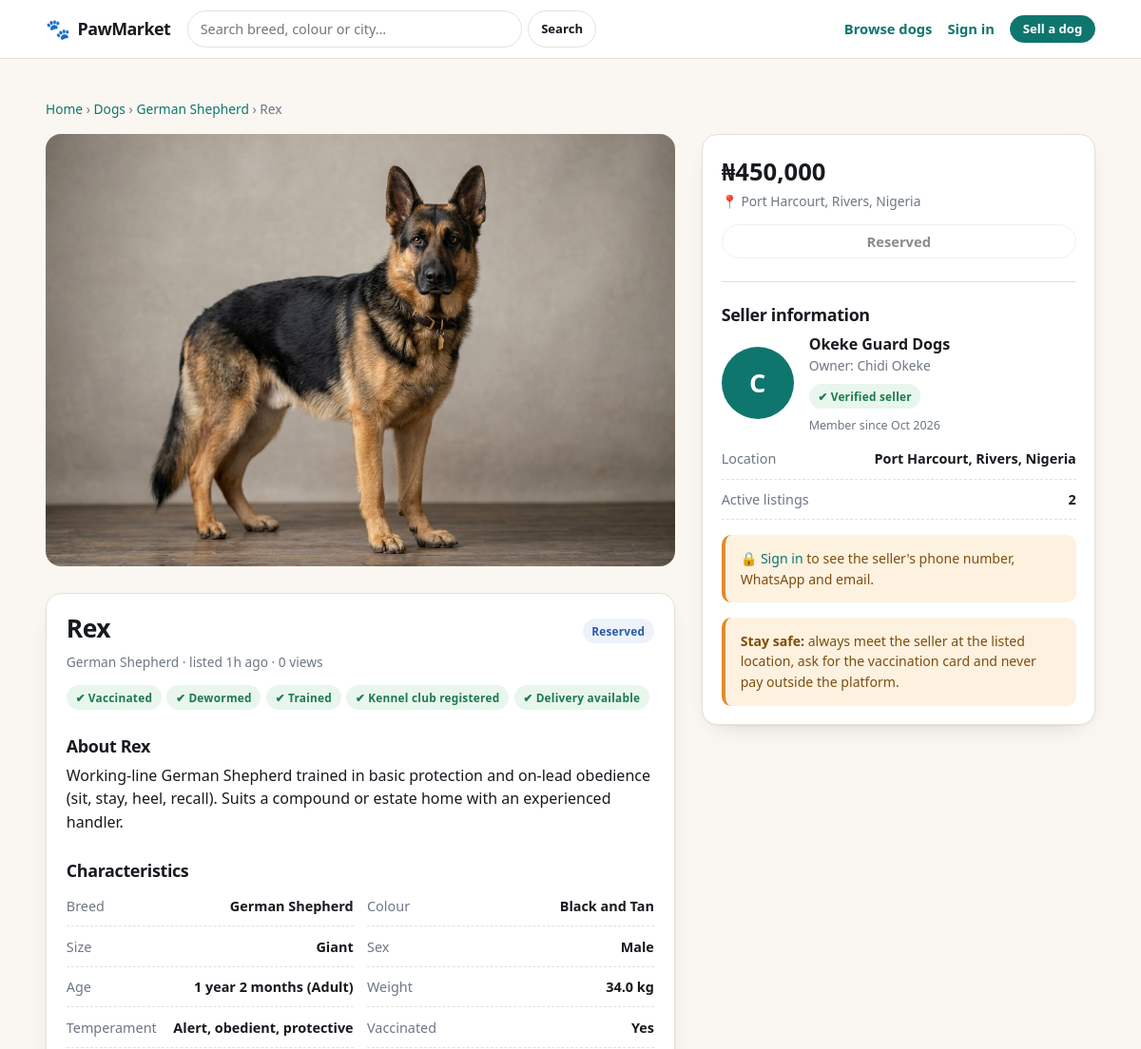
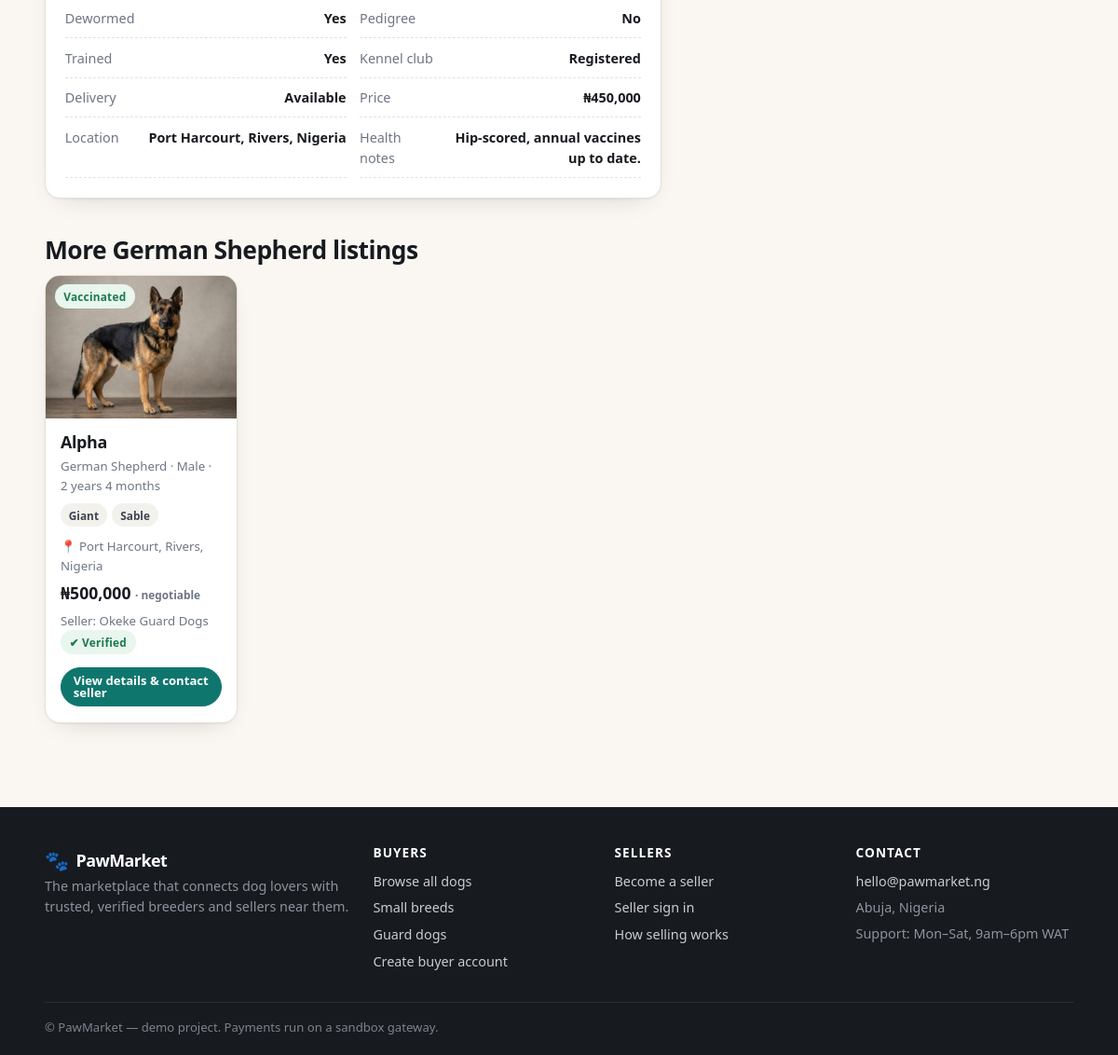
The app's page /dogs/2 with its own data (2 pictures, top to bottom).
### app/models.py (models this page shows, shortened)
class Dog(db.Model):
    __tablename__ = "dogs"
    id = db.Column(db.Integer, primary_key=True)
    seller_id = db.Column(db.Integer, db.ForeignKey("users.id"), nullable=False)
    name = db.Column(db.String(80), nullable=False)
    breed = db.Column(db.String(80), nullable=False, index=True)
    color = db.Column(db.String(80))
    size = db.Column(db.String(20), default="Medium", index=True)
    gender = db.Column(db.String(10), default="Male")
    age_months = db.Column(db.Integer, default=3)
    weight_kg = db.Column(db.Float)
    price = db.Column(db.Float, nullable=False, default=0)
    negotiable = db.Column(db.Boolean, default=False)
    delivery_available = db.Column(db.Boolean, default=False)
    description = db.Column(db.Text)
    temperament = db.Column(db.String(200))
    health_notes = db.Column(db.String(300))
    vaccinated = db.Column(db.Boolean, default=False)
    dewormed = db.Column(db.Boolean, default=False)
    pedigree = db.Column(db.Boolean, default=False)
    trained = db.Column(db.Boolean, default=False)
    kennel_club_registered = db.Column(db.Boolean, default=False)
    city = db.Column(db.String(80))
    state = db.Column(db.String(80))
    country = db.Column(db.String(80), default="Nigeria")
    status = db.Column(db.String(20), default="available", index=True)
    is_featured = db.Column(db.Boolean, default=False)
    views = db.Column(db.Integer, default=0)
    created_at = db.Column(db.DateTime, default=datetime.utcnow, index=True)
    images = db.relationship("DogImage", backref="dog", lazy="select",
                             cascade="all, delete-orphan")
    orders = db.relationship("Order", backref="dog", lazy="dynamic",
                             cascade="all, delete-orphan")
    @property
    def primary_image(self):
        for img in self.images:
            if img.is_primary:
                return img.filename
        return self.images[0].filename if self.images else None
    @property
    def age_label(self):
        if not self.age_months:
            return "Unknown"
        if self.age_months < 12:
            return f"{self.age_months} month{'s' if self.age_months != 1 else ''}"
        years, months = divmod(self.age_months, 12)
        label = f"{years} year{'s' if years != 1 else ''}"
        if months:
            label += f" {months} month{'s' if months != 1 else ''}"
        return label
    @property
    def age_bucket(self):
        if not self.age_months:
            return "Unknown"
        if self.age_months <= 4:
            return "Puppy"
        if self.age_months <= 12:
            return "Young"
        if self.age_months <= 84:
            return "Adult"
        return "Senior"
    @property
    def location(self):
        parts = [p for p in (self.city, self.state, self.country) if p]
        return ", ".join(parts) if parts else "Location not provided"
    @property
    def traits(self):
        out = []
        if self.vaccinated:
            out.append("Vaccinated")
        if self.dewormed:
            out.append("Dewormed")
        if self.pedigree:
            out.append("Pedigree")
        if self.trained:
            out.append("Trained")
        if self.kennel_club_registered:
            out.append("Kennel club registered")
        if self.delivery_available:
            out.append("Delivery available")
        return out

class DogImage(db.Model):
    __tablename__ = "dog_images"
    id = db.Column(db.Integer, primary_key=True)
    dog_id = db.Column(db.Integer, db.ForeignKey("dogs.id"), nullable=False)
    filename = db.Column(db.String(255), nullable=False)
    is_primary = db.Column(db.Boolean, default=False)

class User(UserMixin, db.Model):
    __tablename__ = "users"
    id = db.Column(db.Integer, primary_key=True)
    full_name = db.Column(db.String(120), nullable=False)
    email = db.Column(db.String(160), unique=True, nullable=False, index=True)
    phone = db.Column(db.String(40))
    whatsapp = db.Column(db.String(40))
    password_hash = db.Column(db.String(255), nullable=False)
    role = db.Column(db.String(20), nullable=False, default="buyer")
    business_name = db.Column(db.String(160))
    bio = db.Column(db.Text)
    country = db.Column(db.String(80), default="Nigeria")
    state = db.Column(db.String(80))
    city = db.Column(db.String(80))
    address = db.Column(db.String(200))
    avatar = db.Column(db.String(200))
    is_verified = db.Column(db.Boolean, default=False)   # admin-controlled badge
    is_active_user = db.Column(db.Boolean, default=True)  # admin can suspend
    created_at = db.Column(db.DateTime, default=datetime.utcnow)
    dogs = db.relationship("Dog", backref="seller", lazy="dynamic",
                           cascade="all, delete-orphan", foreign_keys="Dog.seller_id")
    favorites = db.relationship("Favorite", backref="user", lazy="dynamic",
                                cascade="all, delete-orphan")
    orders = db.relationship("Order", backref="buyer", lazy="dynamic",
                             foreign_keys="Order.buyer_id",
                             cascade="all, delete-orphan")
    @property
    def location(self):
        parts = [p for p in (self.city, self.state, self.country) if p]
        return ", ".join(parts) if parts else "Location not provided"

### app/views.py (the view)
@main_bp.route("/dogs/<int:dog_id>")
def dog_detail(dog_id):
    dog = get_or_404(Dog, dog_id)
    seller = dog.seller
    privileged = current_user.is_authenticated and (
        current_user.id == seller.id or current_user.is_admin)
    if dog.status == "hidden" and not privileged:
        abort(404)
    dog.views = (dog.views or 0) + 1
    db.session.commit()
    related = (Dog.query.filter(Dog.breed == dog.breed, Dog.id != dog.id,
                                Dog.status == "available")
               .order_by(Dog.created_at.desc()).limit(3).all())
    is_favorite = False
    if current_user.is_authenticated:
        is_favorite = Favorite.query.filter_by(user_id=current_user.id, dog_id=dog.id).first() is not None
    seller_stats = {
        "listings": seller.dogs.filter(Dog.status == "available").count(),
        "total": seller.dogs.count(),
        "member_since": seller.created_at,
    }
    return render_template("dog_detail.html", dog=dog, seller=seller, related=related,
                           is_favorite=is_favorite, can_view_contact=current_user.is_authenticated,
                           seller_stats=seller_stats)

### app/helpers.py (called while the page is built)
def get_or_404(model, ident, **kwargs):
    from .extensions import db
    obj = db.session.get(model, ident)
    if obj is None:
        abort(404)
    return obj

### templates/dog_detail.html (shortened to what this page needs)
{% extends "base.html" %}
{% block content %}
<section>
  <div class="container">
    <p class="small muted">
      <a href="{{ url_for('main.home') }}">Home</a> ›
      <a href="{{ url_for('main.browse') }}">Dogs</a> ›
      <a href="{{ url_for('main.browse', breed=dog.breed) }}">{{ dog.breed }}</a> › {{ dog.name }}
    </p>
    <div class="split mt-2">
      <div>
        {% if dog.primary_image %}
          <img class="main-photo" id="mainPhoto"
               src="{{ url_for('static', filename='uploads/' + dog.primary_image) }}" alt="{{ dog.name }}">
        {% else %}
          <img class="main-photo" src="{{ url_for('static', filename='img/placeholder.svg') }}" alt="{{ dog.name }}">
        {% endif %}
        <div class="card card-pad mt-3">
          <div class="section-head" style="margin-bottom:.6rem">
            <h2 style="margin:0">{{ dog.name }}</h2>
            <span class="badge {{ 'badge-ok' if dog.status == 'available' else 'badge-info' if dog.status == 'reserved' else 'badge-red' }}">
              {{ dog.status|capitalize }}
            </span>
          </div>
          <p class="muted small">{{ dog.breed }} · listed {{ dog.created_at|since }} · {{ dog.views }} views</p>
          <div class="chips mt-1">
            {% for t in dog.traits %}<span class="badge badge-ok">✔ {{ t }}</span>{% endfor %}
          </div>
          <h3 class="mt-3">About {{ dog.name }}</h3>
          <p>{{ dog.description or 'The seller has not added a description yet.' }}</p>
          <h3 class="mt-3">Characteristics</h3>
          <div class="spec-grid">
            <div class="spec"><span>Breed</span><span>{{ dog.breed }}</span></div>
            <div class="spec"><span>Colour</span><span>{{ dog.color or '—' }}</span></div>
            <div class="spec"><span>Size</span><span>{{ dog.size }}</span></div>
            <div class="spec"><span>Sex</span><span>{{ dog.gender }}</span></div>
            <div class="spec"><span>Age</span><span>{{ dog.age_label }} ({{ dog.age_bucket }})</span></div>
            <div class="spec"><span>Weight</span><span>{{ (dog.weight_kg ~ ' kg') if dog.weight_kg else '—' }}</span></div>
            <div class="spec"><span>Temperament</span><span>{{ dog.temperament or '—' }}</span></div>
            <div class="spec"><span>Vaccinated</span><span>{{ 'Yes' if dog.vaccinated else 'No' }}</span></div>
            <div class="spec"><span>Dewormed</span><span>{{ 'Yes' if dog.dewormed else 'No' }}</span></div>
            <div class="spec"><span>Pedigree</span><span>{{ 'Yes' if dog.pedigree else 'No' }}</span></div>
            <div class="spec"><span>Trained</span><span>{{ 'Yes' if dog.trained else 'No' }}</span></div>
            <div class="spec"><span>Kennel club</span><span>{{ 'Registered' if dog.kennel_club_registered else 'Not registered' }}</span></div>
            <div class="spec"><span>Delivery</span><span>{{ 'Available' if dog.delivery_available else 'Pick-up only' }}</span></div>
            <div class="spec"><span>Price</span><span>{{ dog.price|money }}{{ ' (negotiable)' if dog.negotiable }}</span></div>
            <div class="spec"><span>Location</span><span>{{ dog.location }}</span></div>
            <div class="spec"><span>Health notes</span><span>{{ dog.health_notes or '—' }}</span></div>
          </div>
        </div>
        {% if related %}
          <div class="mt-4">
            <h2>More {{ dog.breed }} listings</h2>
            <div class="grid grid-3">
              {% for dog in related %}{% include "_dog_card.html" %}{% endfor %}
            </div>
          </div>
        {% endif %}
      </div>
      <div>
        <div class="seller-box">
          <div class="dog-price" style="font-size:1.6rem">{{ dog.price|money }}
            {% if dog.negotiable %}<small>· negotiable</small>{% endif %}</div>
          <p class="muted small mt-0">📍 {{ dog.location }}</p>
          {% if dog.status == 'available' %}
            {% if current_user.is_authenticated and not current_user.is_seller and dog.seller_id != current_user.id %}
              <a class="btn btn-primary btn-lg btn-block" href="{{ url_for('main.checkout', dog_id=dog.id) }}">Reserve / buy now</a>
            {% elif current_user.is_authenticated and dog.seller_id == current_user.id %}
              <a class="btn btn-dark btn-block" href="{{ url_for('seller.edit_dog', dog_id=dog.id) }}">Edit your listing</a>
            {% else %}
              <a class="btn btn-primary btn-lg btn-block" href="{{ url_for('auth.login', next=url_for('main.checkout', dog_id=dog.id)) }}">
                Sign in to reserve</a>
              <div class="hint center mt-1">New here?
                <a href="{{ url_for('auth.register', role='buyer') }}">Create a buyer account</a></div>
            {% endif %}
          {% else %}
            <button class="btn btn-block" disabled>{{ dog.status|capitalize }}</button>
          {% endif %}
          <hr>
          <h3>Seller information</h3>
          <div class="profile-head">
            <span class="avatar avatar-lg">
              {% if seller.avatar %}<img src="{{ url_for('static', filename='uploads/' + seller.avatar) }}" alt="">
              {% else %}{{ seller.full_name[0]|upper }}{% endif %}
            </span>
            <div>
              <strong>{{ seller.business_name or seller.full_name }}</strong>
              {% if seller.business_name %}<div class="muted small">Owner: {{ seller.full_name }}</div>{% endif %}
              <div class="mt-1">
                {% if seller.is_verified %}<span class="badge badge-ok">✔ Verified seller</span>
                {% else %}<span class="badge badge-grey">Not yet verified</span>{% endif %}
              </div>
              <div class="muted tiny mt-1">Member since {{ seller.created_at.strftime('%b %Y') }}</div>
            </div>
          </div>
          <div class="spec-grid" style="grid-template-columns:1fr">
            <div class="spec"><span>Location</span><span>{{ seller.location }}</span></div>
            <div class="spec"><span>Active listings</span><span>{{ seller_stats.listings }}</span></div>
          </div>
          {% if can_view_contact %}
            <div class="mt-2">
              <label>Direct contact</label>
              <div class="spec-grid" style="grid-template-columns:1fr">
                <div class="spec"><span>Phone</span><span>{{ seller.phone or '—' }}</span></div>
                <div class="spec"><span>WhatsApp</span><span>{{ seller.whatsapp or seller.phone or '—' }}</span></div>
                <div class="spec"><span>Email</span><span>{{ seller.email }}</span></div>
              </div>
              <div class="grid grid-2 mt-1" style="gap:.5rem">
                {% if seller.phone %}<a class="btn btn-sm" href="tel:{{ seller.phone }}">📞 Call seller</a>{% endif %}
                {% if seller.wa_link %}<a class="btn btn-sm btn-primary" href="{{ seller.wa_link }}" target="_blank" rel="noopener">💬 WhatsApp</a>{% endif %}
              </div>
              <a class="btn btn-ghost btn-block mt-1" href="{{ url_for('main.seller_profile', seller_id=seller.id) }}">
                View seller profile & all dogs</a>
            </div>
          {% else %}
            <div class="notice mt-2">
              🔒 <a href="{{ url_for('auth.login', next=url_for('main.dog_detail', dog_id=dog.id)) }}">Sign in</a>
              to see the seller's phone number, WhatsApp and email.
            </div>
          {% endif %}
          <div class="notice mt-2">
            <strong>Stay safe:</strong> always meet the seller at the listed location, ask for the
            vaccination card and never pay outside the platform.
          </div>
        </div>
      </div>
    </div>
  </div>
</section>
{% endblock %}

### templates/_dog_card.html (shortened to what this page needs)
{% set dog = dog %}
<article class="dog-card">
  <div class="dog-thumb">
    <a href="{{ url_for('main.dog_detail', dog_id=dog.id) }}">
      <img src="{{ url_for('static', filename='uploads/' + dog.primary_image) if dog.primary_image else url_for('static', filename='img/placeholder.svg') }}"
           alt="{{ dog.name }} — {{ dog.breed }}" loading="lazy">
    </a>
    <div class="thumb-tags">
      {% if dog.vaccinated %}<span class="badge badge-ok">Vaccinated</span>{% endif %}
    </div>
  </div>
  <div class="dog-body">
    <h3><a href="{{ url_for('main.dog_detail', dog_id=dog.id) }}" style="color:inherit">{{ dog.name }}</a></h3>
    <div class="dog-meta">{{ dog.breed }} · {{ dog.gender }} · {{ dog.age_label }}</div>
    <div class="chips">
      <span class="pill">{{ dog.size }}</span>
      {% if dog.color %}<span class="pill">{{ dog.color }}</span>{% endif %}
    </div>
    <div class="dog-meta">📍 {{ dog.location }}</div>
    <div class="dog-price">
      {{ dog.price|money }}
      {% if dog.negotiable %}<small>· negotiable</small>{% endif %}
    </div>
    <div class="dog-meta tiny">Seller: {{ dog.seller.business_name or dog.seller.full_name }}
      {% if dog.seller.is_verified %}<span class="badge badge-ok">✔ Verified</span>{% endif %}
    </div>
    <a class="btn btn-primary btn-sm btn-block mt-1" href="{{ url_for('main.dog_detail', dog_id=dog.id) }}">
      View details & contact seller
    </a>
  </div>
</article>

### records on screen
Dog: breed "German Shepherd", name "Rex", status "Reserved", created_at|since "1h ago", views "0", description "Working-line German Shepherd trained in basic protection and on-lead obedience (sit, stay, heel, recall). Suits a compound or estate home with an experienced handler.", color "Black and Tan", size "Giant", gender "Male", age_label "1 year 2 months", age_bucket "Adult", weight_kg "34.0 kg", temperament "Alert, obedient, protective", vaccinated "Yes", dewormed "Yes", pedigree "No", trained "Yes", kennel_club_registered "Registered", delivery_available "Available", price "₦450,000", location "Port Harcourt, Rivers, Nigeria", health_notes "Hip-scored, annual vaccines up to date."
DogImage: is_primary+filename (picture)
Dog: filename (picture), vaccinated "Vaccinated", name "Alpha", breed "German Shepherd", gender "Male", age_label "2 years 4 months", size "Giant", color "Sable", location "Port Harcourt, Rivers, Nigeria", price "₦500,000", negotiable "· negotiable", seller "Okeke Guard Dogs"
User: full_name "C", business_name "Okeke Guard Dogs", full_name "Chidi Okeke", created_at "Oct 2026", location "Port Harcourt, Rivers, Nigeria"

### other values on screen
{{ SITE_NAME }} "PawMarket"
{{ t }} "Vaccinated" "Dewormed" "Trained" "Kennel club registered" "Delivery available"
{{ seller_stats.listings }} "2"
{{ CONTACT_EMAIL }} "hello@pawmarket.ng"
